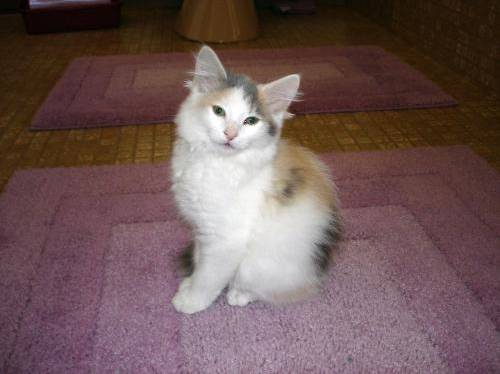
#> input picture ImageDataset/train/cats/10.jpg, 500 x 374 px; its folder holds only this picture in this run
$ jupyter execute --allow-errors Experiment03.ipynb   (older library calls are emulated)
#> lines starting #> are read from the running program, lines starting #| are printed output that depends on the picture
Q) Build a DeepLearning model to read an Image and Classify it

dataset: Cat vs Dog

Github: https://github.com/revanthpalla/DeepLearning.git

[cell 1]
import numpy as np
from PIL import Image
from matplotlib import pyplot as plt
import os
import fnmatch
import pandas as pd
import warnings
warnings.filterwarnings('ignore')

[cell 2]
# This is a function for finding images in my file
def find_files(directory, pattern):
    for root, dirs, files in os.walk(directory):
        for basename in files:
            if fnmatch.fnmatch(basename, pattern):
                filename = os.path.join(root, basename)
                yield filename

[cell 3]
catFile = "S:/WInterSem/DeepLearning/Lab/Experiment03/train/cats"
dogFile = "S:/WInterSem/DeepLearning/Lab/Experiment03/train/dogs"

[cell 4]
cat_files=[] # empty list
for filename in find_files(catFile,"*jpg"):
    file,ext = os.path.split(filename)
    img = Image.open(filename)
#> img is the input picture: PIL image 500x374 RGB; mean R, G, B 110.9, 87.1, 86.1
    img = img.resize((64,64), Image.ANTIALIAS) # Arrange images size 64x64
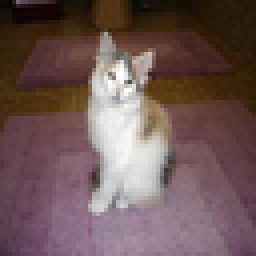
#> img: PIL image 64x64 RGB (shown 4 times larger); mean R, G, B 110.9, 87.1, 86.1
    data = np.array( img,np.uint8) # Convert images to matrix
    data=data.sum(axis=2) # This code deacrease column two from three for each array
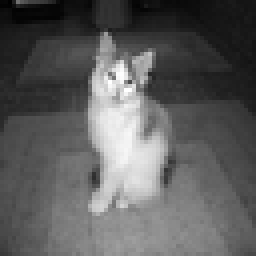
#> data: shape (64, 64) uint64 (shown 4 times larger); min 7, max 765, mean 284.1; drawn with min black and max white
    np.save("cat",data)
    c = np.load("cat.npy")
    cat_files.append(c)
np.asarray(cat_files) # Convert list to array
np.save("cat1",cat_files) # final form

[cell 5]
dog_files=[] # empty list
for filename in find_files(dogFile,"*jpg"):
    file,ext = os.path.split(filename)
    img = Image.open(filename)
    img = img.resize((64,64), Image.ANTIALIAS)
    data = np.array( img,np.uint8)
    data=data.sum(axis=2)
    np.save("dog",data)
    c = np.load("dog.npy")
    dog_files.append(c)
np.asarray(dog_files)
np.save("dog1",dog_files)

[cell 6]
# total cat images 74 and Dog images 74 overall total 148
x1 = np.load("cat1.npy")
x2 =np.load("dog1.npy")
#> (the rest of this cell did not finish here and is left out)

[cell 7]
x1 = np.load("cat1.npy")
x2 =np.load("dog1.npy")

#> (the rest of this cell did not finish here and is left out)

[cell 8]
from sklearn.model_selection import train_test_split # from sklearn module, create train and test data
#> (the rest of this cell did not finish here and is left out)

#> (a cell that did not finish here is left out)

#> (a cell that did not finish here is left out)

[cell 11]
# since the accuracy is very we need to add hidden layers in our model and train it.
from sklearn import linear_model
lr = linear_model.LogisticRegression(random_state =42,max_iter= 15000)
#> (the rest of this cell did not finish here and is left out)

[cell 12]
# Define sigmoid function to predict y values between 0 and 1
def sigmoid(z):
    y_head=1/(1+np.exp(-z))
    return y_head

[cell 13]
# Define the inital parameters
# [6 lines left out: function initialize_parameters_and_layer_sizes_NN, not called in this run]

[cell 14]
# Begin to process with initial parameters
# [13 lines left out: function forward_propagation_NN, not called in this run]

[cell 15]
# [4 lines left out: function compute_cost_NN, not called in this run]

[cell 16]
# Bacward propagation
# [13 lines left out: function backward_propagation_NN, not called in this run]

[cell 17]
# Update parameters with information which came from backward process
# [7 lines left out: function update_parameters_NN, not called in this run]

[cell 18]
# Create prediction between 0 and 1
# [11 lines left out: function predict_NN, not called in this run]

[cell 19]
# 2 - Layer neural network
# [34 lines left out: function two_layer_neural_network, not called in this run]

#> (the rest of this cell did not finish here and is left out)

[cell 20]
# testing an image
img = Image.open('S:/WInterSem/DeepLearning/Lab/Experiment03/test/12492.jpg')
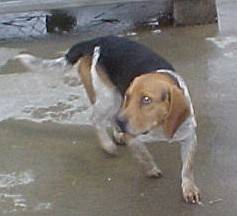
#> input picture ImageDataset/test/12492.jpg, 237 x 216 px, found by its file name
#> img is the input picture: PIL image 237x216 RGB; mean R, G, B 125.2, 121.1, 117.1
img = img.resize((64,64), Image.ANTIALIAS)
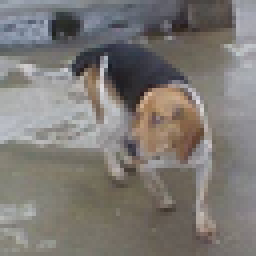
#> img: PIL image 64x64 RGB (shown 4 times larger); mean R, G, B 125.1, 121.1, 117
data = np.array( img,np.uint8)
data=data.sum(axis=2)
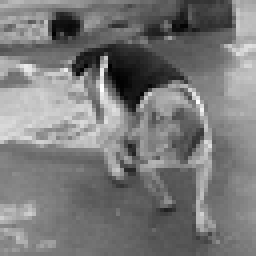
#> data: shape (64, 64) uint64 (shown 4 times larger); min 91, max 661, mean 363.3; drawn with min black and max white
np.save("test",data)
c = np.load("test.npy")
img_numpy = np.asarray(c)
plt.imshow(img_numpy)
plt.axis("off")
